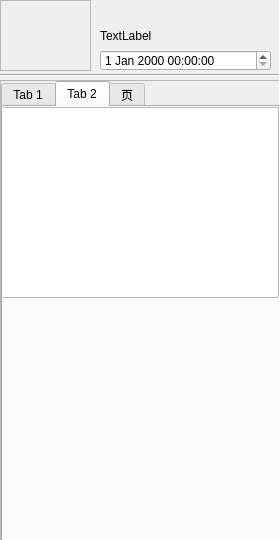
<?xml version="1.0" encoding="UTF-8"?>
<ui version="4.0">
 <class>Form</class>
 <widget class="QWidget" name="Form">
  <property name="geometry">
   <rect>
    <x>0</x>
    <y>0</y>
    <width>279</width>
    <height>540</height>
   </rect>
  </property>
  <property name="minimumSize">
   <size>
    <width>279</width>
    <height>540</height>
   </size>
  </property>
  <property name="maximumSize">
   <size>
    <width>279</width>
    <height>540</height>
   </size>
  </property>
  <property name="windowTitle">
   <string>Form</string>
  </property>
  <widget class="QLabel" name="label">
   <property name="geometry">
    <rect>
     <x>100</x>
     <y>30</y>
     <width>54</width>
     <height>12</height>
    </rect>
   </property>
   <property name="text">
    <string>TextLabel</string>
   </property>
  </widget>
  <widget class="QScrollArea" name="scrollArea">
   <property name="geometry">
    <rect>
     <x>0</x>
     <y>80</y>
     <width>281</width>
     <height>461</height>
    </rect>
   </property>
   <property name="widgetResizable">
    <bool>true</bool>
   </property>
   <widget class="QWidget" name="scrollAreaWidgetContents">
    <property name="geometry">
     <rect>
      <x>0</x>
      <y>0</y>
      <width>279</width>
      <height>459</height>
     </rect>
    </property>
    <widget class="QTabWidget" name="tabWidget">
     <property name="geometry">
      <rect>
       <x>0</x>
       <y>0</y>
       <width>281</width>
       <height>461</height>
      </rect>
     </property>
     <property name="currentIndex">
      <number>1</number>
     </property>
     <widget class="QWidget" name="tab">
      <attribute name="title">
       <string>Tab 1</string>
      </attribute>
      <widget class="QCalendarWidget" name="calendarWidget">
       <property name="geometry">
        <rect>
         <x>10</x>
         <y>30</y>
         <width>248</width>
         <height>197</height>
        </rect>
       </property>
      </widget>
     </widget>
     <widget class="QWidget" name="tab_2">
      <attribute name="title">
       <string>Tab 2</string>
      </attribute>
      <widget class="QTextBrowser" name="textBrowser">
       <property name="geometry">
        <rect>
         <x>-5</x>
         <y>0</y>
         <width>281</width>
         <height>191</height>
        </rect>
       </property>
      </widget>
     </widget>
     <widget class="QWidget" name="tab_3">
      <attribute name="title">
       <string>页</string>
      </attribute>
      <widget class="QToolBox" name="toolBox">
       <property name="geometry">
        <rect>
         <x>0</x>
         <y>0</y>
         <width>271</width>
         <height>431</height>
        </rect>
       </property>
       <property name="currentIndex">
        <number>3</number>
       </property>
       <widget class="QWidget" name="page">
        <property name="geometry">
         <rect>
          <x>0</x>
          <y>0</y>
          <width>271</width>
          <height>327</height>
         </rect>
        </property>
        <attribute name="label">
         <string>Page 1</string>
        </attribute>
       </widget>
       <widget class="QWidget" name="page_2">
        <property name="geometry">
         <rect>
          <x>0</x>
          <y>0</y>
          <width>271</width>
          <height>327</height>
         </rect>
        </property>
        <attribute name="label">
         <string>Page 2</string>
        </attribute>
       </widget>
       <widget class="QWidget" name="page_3">
        <attribute name="label">
         <string>页</string>
        </attribute>
       </widget>
       <widget class="QWidget" name="page_4">
        <attribute name="label">
         <string>页</string>
        </attribute>
       </widget>
      </widget>
     </widget>
    </widget>
   </widget>
  </widget>
  <widget class="QDateTimeEdit" name="dateTimeEdit">
   <property name="geometry">
    <rect>
     <x>100</x>
     <y>50</y>
     <width>171</width>
     <height>21</height>
    </rect>
   </property>
  </widget>
  <widget class="Line" name="line">
   <property name="geometry">
    <rect>
     <x>0</x>
     <y>65</y>
     <width>281</width>
     <height>21</height>
    </rect>
   </property>
   <property name="orientation">
    <enum>Qt::Horizontal</enum>
   </property>
  </widget>
  <widget class="QFrame" name="frame">
   <property name="geometry">
    <rect>
     <x>0</x>
     <y>0</y>
     <width>91</width>
     <height>71</height>
    </rect>
   </property>
   <property name="frameShape">
    <enum>QFrame::StyledPanel</enum>
   </property>
   <property name="frameShadow">
    <enum>QFrame::Raised</enum>
   </property>
  </widget>
 </widget>
 <resources/>
 <connections/>
</ui>
